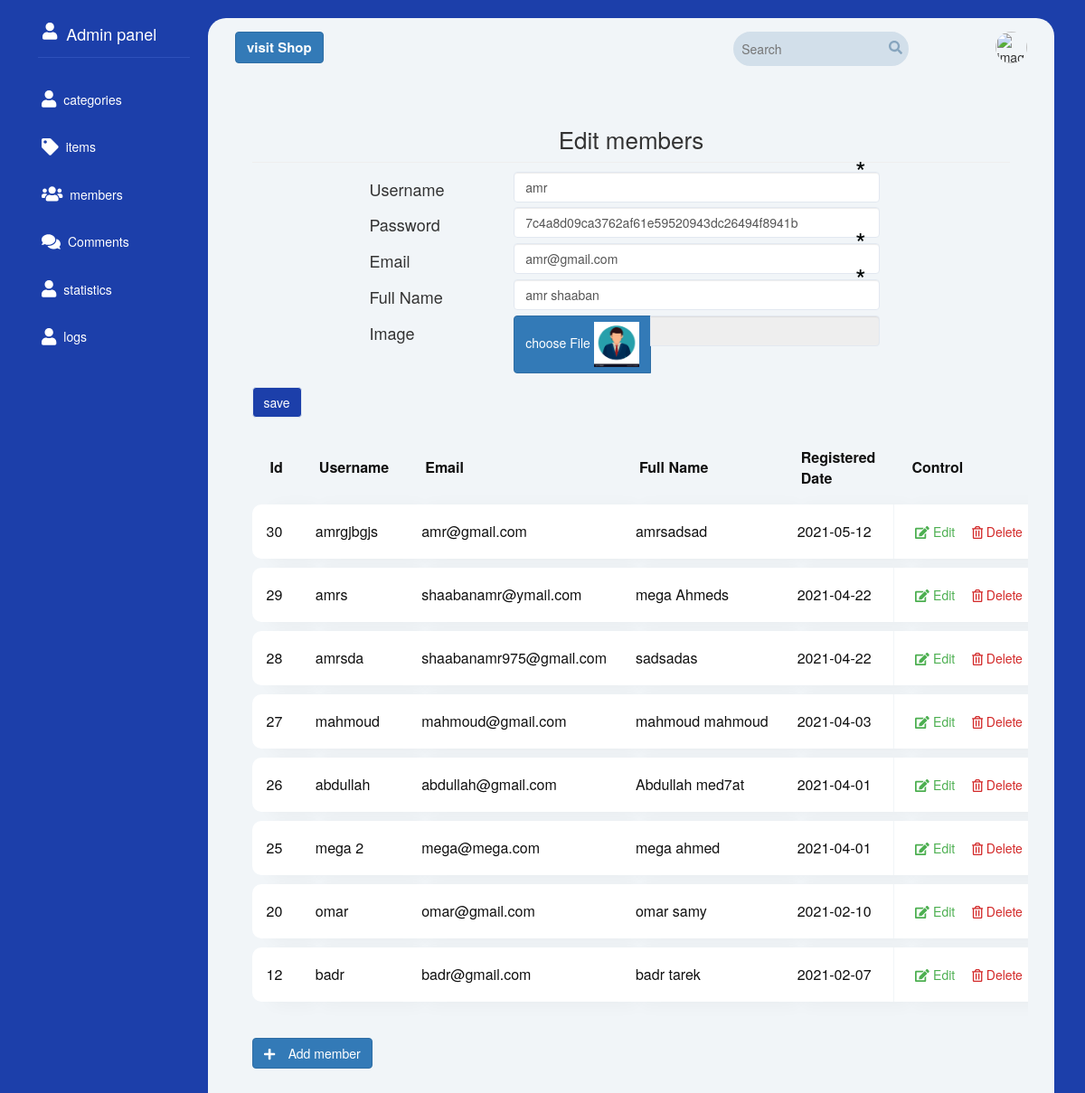
The page /CPanel/Editmember.php?action=edit&UserId=18 (signed in) on the database its author committed.
### tables this page shows
CREATE TABLE `users` (
  `UserId` int(11) NOT NULL COMMENT 'To identify User',
  `Avatar` varchar(255) NOT NULL,
  `Username` varchar(255) NOT NULL COMMENT 'Username To login',
  `password` varchar(255) NOT NULL COMMENT 'password To login',
  `Email` varchar(255) NOT NULL,
  `Fullname` varchar(255) NOT NULL,
  `GroupID` int(11) NOT NULL DEFAULT 0 COMMENT 'Identify User Group',
  `TrustStatus` int(11) NOT NULL DEFAULT 0 COMMENT 'Seller Rank',
  `RegStatus` int(11) NOT NULL DEFAULT 0 COMMENT 'User Approval',
  `Date` date DEFAULT NULL
);

### lib/members.php (called while the page is built, shortened)
<?php
class member{
    public static function retrieveMemeberById($data){
        global $dbh;
        if(is_numeric($data)){
            $sql=$dbh->prepare("SELECT * FROM users WHERE UserId='$data'");
        } else {
            $sql=$dbh->prepare("SELECT * FROM users WHERE Username='$data'");
        }
        $sql->execute();
        $fetch=$sql->fetch(PDO::FETCH_ASSOC);
        return $fetch;
    }
    public static function selectAllMember($Query=""){
        global $dbh;
        $sql=$dbh->prepare("SELECT *FROM users WHERE GroupID!=1 $Query  ORDER BY UserId DESC");
        $sql->execute();
        $fetch=$sql->fetchAll(PDO::FETCH_ASSOC);
        return $fetch;
    }
}

### CPanel/Editmember.php (the view, shortened to what this page needs)
<?php
if (isset($_SESSION['Username'])) {
    $pageTitle = "Edit members";
    include '../lib/members.php';
    ?>
    <div class="Form-Of-Add">
        <h2><?php echo $pageTitle; ?></h2>
        <?php
        if (isset($_GET["action"]) && isset( $_GET["UserId"])) {
            $action = $_GET["action"];
            $id = intval($_GET["UserId"]);
            switch ($action) {
                case 'edit':
                    $member = member::retrieveMemeberById($id);
                    if($member){
                    echo'
                <form class="form-of-edit" action="' . $_SERVER['PHP_SELF'] . '" method="post" enctype="multipart/form-data">
                    <div class="row">
                        <div class="col-md-offset-2 col-md-2">
                        <h4>Username</h4>
                        </div>
                        <div class="col-md-6">
                            <input type="text"class="form-control form-of-edit" name="username" value="' . $member['Username'] . '"  placeholder="Username" autocomplete="off" required="required" >
                        </div>
                    </div>
                    <div class="row">
                        <div class="col-md-offset-2 col-md-2">
                            <h4>Password</h4>
                        </div>
                        <div class="col-md-6">
                            <input type="text" class="form-control form-of-edit" name="password" value="' . $member['password'] . '"  placeholder="Password" autocomplete="off">
                        </div>
                    </div>
                    <div class="row">
                        <div class="col-md-offset-2 col-md-2">
                            <h4>Email</h4>
                        </div>
                        <div class="col-md-6">
                            <input type="email" class="form-control form-of-edit" name="email" value="' . $member['Email'] . '"  placeholder="Email" autocomplete="off" required="required">
                        </div>
                    </div>
                    <div class="row">
                        <div class="col-md-offset-2 col-md-2">
                            <h4>Full Name</h4>
                        </div>
                        <div class="col-md-6">
                            <input type="text" class="form-control form-of-edit" name="fullname" value="' . $member['Fullname'] . '"  placeholder="Full  autocomplete="off" required="required">
                        </div>
                    </div>
                    <div class="row">
                        <div class="col-md-offset-2 col-md-2">
                            <h4>Image</h4>
                        </div>
                        <div class="col-md-6">
                            <div class="input-group">
                                    <label class="input-group-btn">
                                        <span class="btn btn-primary">
                                            choose File
                                            <img src="../uploads/avatar/'.$member['Avatar'].'" style="width:50px; height:50px ">
                                        </span>
                                    </label>
                                <input type="text" class="form-control" readonly>
                            </div>
                        </div>
                    </div>
                    <input type="hidden" name="id" value="' . $member['UserId'] . '"  />
                    <input type="submit" name="updateMember" class="btn btn-color-blue btn-group-lg " value="save" />
                </form>
             ';
                    }else{
                        echo '<div class="alert alert-danger">there is sach id </div>';
                    }
                    break;
            }
        }
        ?>
        <?php
        $Query='';
            $members = member::selectAllMember($Query);
            if( !empty($members)){
                if (is_array($members)) {
            echo'<table class="table-data table-responsive" >
                <tr>
                    <th>Id</th>
                    <th>Username</th>
                    <th>Email</th>
                    <th>Full Name</th>
                    <th>Registered Date</th>
                    <th>Control</th>
                </tr>';
                    foreach ($members as $allMembers):
                        echo '<tr>
                                    <td class="table-left-border">' . $allMembers['UserId'] . '</td>
                                    <td>' . $allMembers['Username'] . '</td>
                                    <td>' . $allMembers['Email'] . '</td>
                                    <td>' . $allMembers['Fullname'] . '</td>
                                    <td>' . $allMembers['Date'] . '</td>
                                    <td class="table-Right-border">
                                        <a class="btn edit-btn" href="?action=edit&UserId=' . $allMembers['UserId'] . '"><i class="fas fa-edit"></i> Edit</a>
                                        <a class="btn "style="color:rgb(211,41,41)" confirm" href="?action=delete&UserId=' . $allMembers['UserId'] . '"><i class="far fa-trash-alt"></i> Delete</a>';
                                    echo '</td>
                                </tr>';
                    endforeach;
                    echo'</table>';
                    }else {
                        redirectHome("there is not exisit user");
                        }
                    } else {
                        echo '<div class="alert alert-info">There\'s No Record to show</div>';
                    }
                 ?>
            <a class="btn btn-primary " href="Addmember.php" ><i class="fas fa-plus"></i> &ensp; Add member</a>
            </div>
            <?php
        include 'template/footer.php';
    } else {
        header('Location:index.php');
        exit();
    }
    ?>

### CPanel/template/css/backend.css (style rules this page uses)
body { background-color:#F4F4F4 !important ; }
.edit-btn { color: #4CAF50 !important; }
.col-md-9:first-child, .col-md-2:first-child { padding-right: 0px; padding-left: 0px; }
.rightpage .Form-Of-Add { padding: 20px; width: 97%; height: auto; border-radius: 10px; margin: 15px auto 30px auto; position: relative; overflow-x:auto; }
.rightpage .Form-Of-Add h2 { text-align: center; font-size: 26px; border-bottom: 1px solid #eee; padding-bottom: 10px; }
.rightpage .Form-Of-Add input { border: 1px solid #e2e8f0; font-family: inherit; }
.rightpage .Form-Of-Add .btn-color-blue { background-color: #1c3faa; margin-top: 15px; color: #fff; cursor: pointer; }
.rightpage .Form-Of-Add .table-data { width: 100%; margin-bottom: 30px; border-collapse:separate; border-spacing: 0 10px; text-align: left; color:#111; }
.rightpage .Form-Of-Add .table-data th { padding: 8px 20px; }
.rightpage .Form-Of-Add .table-data td { padding: 13px 16px; background-color:#fff; box-shadow: 20px 3px 20px rgb(0 0 0 / 4%); white-space: nowrap; }
.rightpage .Form-Of-Add .table-left-border { border-top-left-radius: 10px; border-bottom-left-radius: 10px; }
.rightpage .Form-Of-Add .table-Right-border { border-top-right-radius: 10px; border-bottom-right-radius: 10px; border-left:1px solid #f1f5f8; }
.rightpage .Form-Of-Add .table-Right-border .btn { padding: 6px 6px; }

### rows shown on the page
users: username "amr", password "7c4a8d09ca3762af61e59520943dc26494f8941b", email "amr@gmail.com", fullname "amr shaaban", Avatar (picture)
users: UserId "30", Username "amrgjbgjs", Email "amr@gmail.com", Fullname "amrsadsad", Date "2021-05-12"
users: UserId "29", Username "amrs", Email "shaabanamr@ymail.com", Fullname "mega Ahmeds", Date "2021-04-22"
users: UserId "28", Username "amrsda", Email "shaabanamr975@gmail.com", Fullname "sadsadas", Date "2021-04-22"
users: UserId "27", Username "mahmoud", Email "mahmoud@gmail.com", Fullname "mahmoud mahmoud", Date "2021-04-03"
users: UserId "26", Username "abdullah", Email "abdullah@gmail.com", Fullname "Abdullah med7at", Date "2021-04-01"
users: UserId "25", Username "mega 2", Email "mega@mega.com", Fullname "mega ahmed", Date "2021-04-01"
users: UserId "20", Username "omar", Email "omar@gmail.com", Fullname "omar samy", Date "2021-02-10"
users: UserId "12", Username "badr", Email "badr@gmail.com", Fullname "badr tarek", Date "2021-02-07"

### other values the page prints
lang('CATEGORIES') "categories"
lang('ITEMS') "items"
lang('MEMBERS') "members"
lang('COMMENTS') "Comments"
lang('STATISTICS') "statistics"
lang('LOGS') "logs"
$pageTitle "Edit members"
